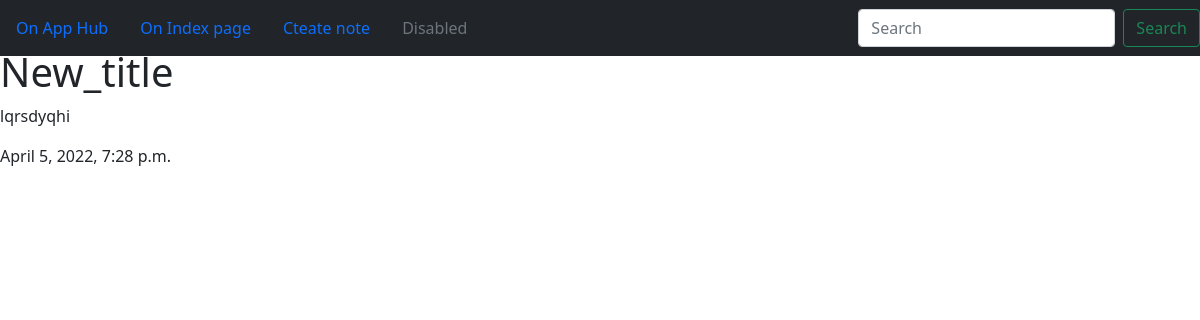
Screenshot of /notes/eel-1649172535/ with the database file from the repository.
### notes/models.py (models this page shows, shortened)
class Notes(models.Model):
    title = models.CharField(max_length=150, db_index=True)
    slug = models.SlugField(max_length=150, blank=True, unique=True)
    body = models.TextField(blank=True, db_index=True)
    date_pub = models.DateTimeField(auto_now_add=True)
    class Meta:
        ordering = ['-date_pub']

### notes/views.py (the view)
# urls.py: path('<str:slug>/', NotesDetail.as_view(), name='notes_detail_url'),
class NotesDetail(ObjectDetailMixin, View):
    model = Notes
    template = 'notes_detail.html'

### notes/utils.py (called while the page is built)
    def get(self, request, slug):
        obj = get_object_or_404(self.model, slug__iexact=slug)
        return render(request, self.template, context={self.model.__name__.lower(): obj,
                                                       'admin_object': obj,
                                                       'detail': True})

### notes/templates/notes_detail.html (shortened to what this page needs)
{% extends 'base_notes.html' %}
{% block content %}
    <h1 class="mt-5">{{ notes.title }}</h1>
    <p>
        {{ notes.body }}
    </p>
    <p>
        {{ notes.date_pub }}
    </p>
{% endblock %}

### rows the page displays
Notes: title "New_title", body "lqrsdyqhi", date_pub "April 5, 2022, 7:28 p.m."
